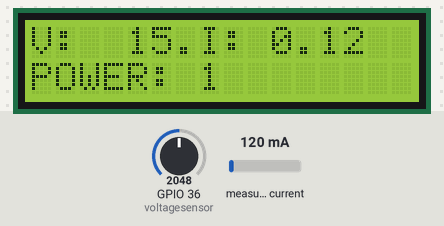
A sketch run on a simulated ESP32. Shown: 16×2 character LCD. Inputs (shaded band) come from the test bench; at power-on: measured current 120 mA, GPIO 36 (voltagesensor) = 2048. WiFi joins after 1.5 s; servers stay silent unless stated; what the sketch prints to the serial monitor is not drawn.

Above: at 9.8 s.
9.9 s: measured current set to 40 mA
At 11.5 s:
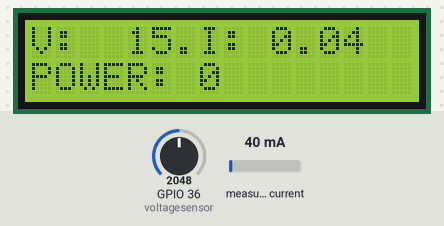
12.2 s: GPIO 36 (voltagesensor) set to 2866
At 13.6 s:
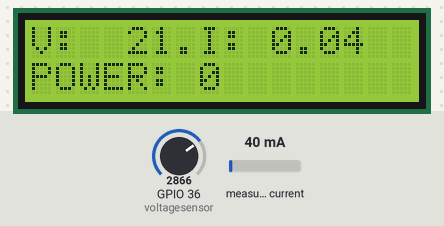
14.3 s: measured current set to 500 mA
At 15.8 s:
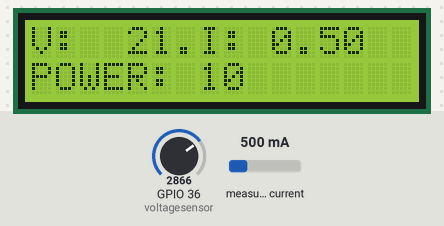
16.3 s: GPIO 36 (voltagesensor) set to 3603
At 17.9 s:
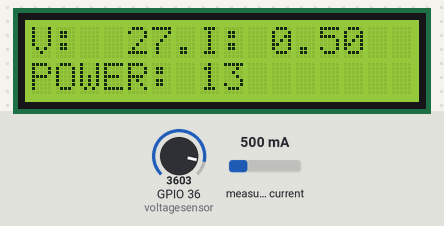
18.4 s: measured current set to 1000 mA
At 20.1 s:
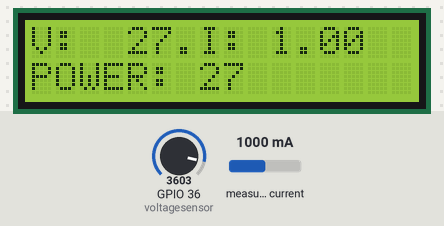
20.4 s: GPIO 36 (voltagesensor) set to 4095
At 22.3 s:
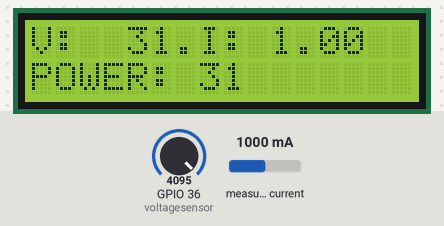
Timing chart, 0 to 23.5 s (numbered marks = the images above; inputs shaded):
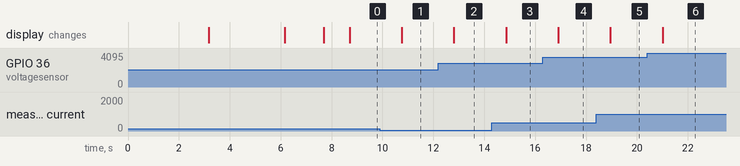

Measured:
- after the input at 9.9 s, the display: changes after 0.86 s (image 1)
- after the input at 12.2 s, the display: changes after 0.61 s (image 2)
- after the input at 14.3 s, the display: changes after 0.56 s (image 3)
- after the input at 16.3 s, the display: changes after 0.61 s (image 4)
- after the input at 18.4 s, the display: changes after 0.56 s (image 5)
- after the input at 20.4 s, the display: changes after 0.61 s (image 6)

The sketch:

Client.ino
```cpp
#include <WiFi.h>
#include<LiquidCrystal_I2C.h>
#include <ArduinoJson.h>
String CtrlJsonDataString;

#include "ThingSpeak.h"


LiquidCrystal_I2C lcd(0x3f,16,2);

unsigned long myChannelNumber = 1117197;
const char * myWriteAPIKey = "KIMY1YC8DY7IRDEN";
int keyIndex = 0;


const char *ssid =  "robosa";     // replace with your wifi ssid and password
const char *pass =  "mahalaxmi";
const char* server = "api.thingspeak.com";
WiFiClient client;

#include "ACS712.h"
ACS712 sensor(ACS712_05B, 39);

int voltagesensor=36;

float voltreading=0;
float currentreading=0;

int powerr=0;

float windpressure=0;

int dust=0;

float temperature;

void setup()
{
  lcd.init();
  lcd.init();
  lcd.backlight();
  lcd.setCursor(0,0);
  lcd.print("Solar Monotoring");
  lcd.setCursor(0,1);
  lcd.print("System");
  delay(3000);
  lcd.clear();
  lcd.print("Initializing..");
  delay(3000);
   sensor.calibrate();
  lcd.clear();
  Serial.begin(9600);

    delay(10);
    Serial.println("Connecting to ");
    Serial.println(ssid);
    WiFi.begin(ssid, pass);
    while (WiFi.status() != WL_CONNECTED)
    {
        delay(500);
        Serial.print(".");
    }
    Serial.println("");
    Serial.println("WiFi connected");
    lcd.clear();
    lcd.print("Done");
    delay(1000);
    ThingSpeak.begin(client);  // Initialize ThingSpeak
    lcd.clear();

}

void loop()
{

  float tempv=analogRead(voltagesensor);
voltreading=tempv*5.0/657;

 currentreading = sensor.getCurrentDC();
 powerr=voltreading*currentreading;
 lcd.setCursor(0,0);
 lcd.print("V:");
 lcd.setCursor(4,0);
 lcd.print(voltreading);
  lcd.setCursor(7,0);
 lcd.print("I:");
 lcd.setCursor(10,0);
 lcd.print(currentreading);
  lcd.setCursor(0,1);
 lcd.print("POWER:");
 lcd.setCursor(7,1);
 lcd.print(powerr);


  // Send it to serial

  // Wait one second before the new cycle
  delay(1000);

  while (Serial.available() > 0)
  {

    CtrlJsonDataString = Serial.readStringUntil('\n');
    if (CtrlJsonDataString.indexOf('{') == (-1) || CtrlJsonDataString.indexOf('}') == (-1)) {
      //Serial.println("Serial Not Useful");
      return;
    }
    else {
      //Serial.println("Serial Useful");
      pdata(CtrlJsonDataString);
  }
}


}

void pdata(String j)
{
  StaticJsonBuffer<200> jsonBuffer;

  String injson=j;
  //Serial.println(injson);

  if(injson.indexOf('{') && injson.indexOf('}'))
  {
    int a=injson.indexOf('{');
    int b=injson.indexOf('}');


    injson=injson.substring(a,b+1);
  }
  JsonObject& root = jsonBuffer.parseObject(injson);

  // Test if parsing succeeds.
  if (!root.success()) {
    //Serial.println("parseObject() failed");

    return;
  }

  else
  {
Serial.println("Json Success");

dust=root["dustj"];

windpressure=root["windj"];
temperature=root["tempj"];

  ThingSpeak.setField(1, voltreading);
  ThingSpeak.setField(2, currentreading);
  ThingSpeak.setField(3, dust);
  ThingSpeak.setField(4, windpressure);
  ThingSpeak.setField(5, powerr);
   ThingSpeak.setField(6, temperature);
   int x = ThingSpeak.writeFields(myChannelNumber, myWriteAPIKey);
  if(x == 200){
    Serial.println("Channel update successful.");
  }
  else{
    Serial.println("Problem updating channel. HTTP error code " + String(x));
  }

  delay(10000);


  }

}
```
